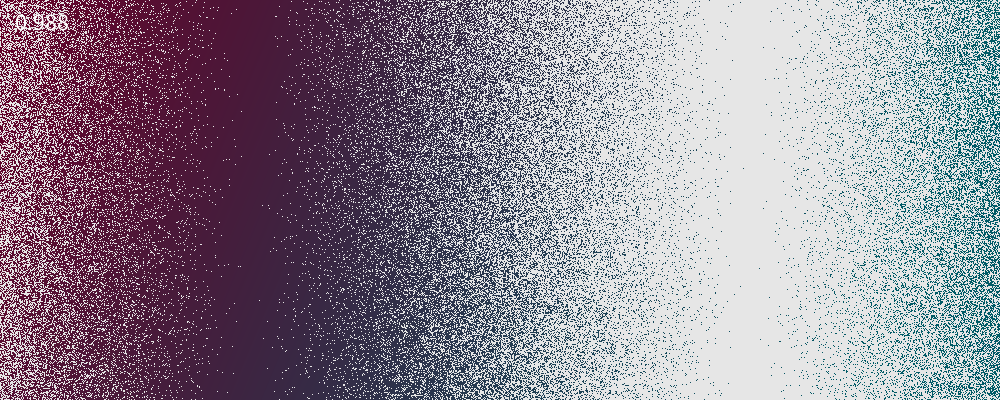
Frame 1 (no input)
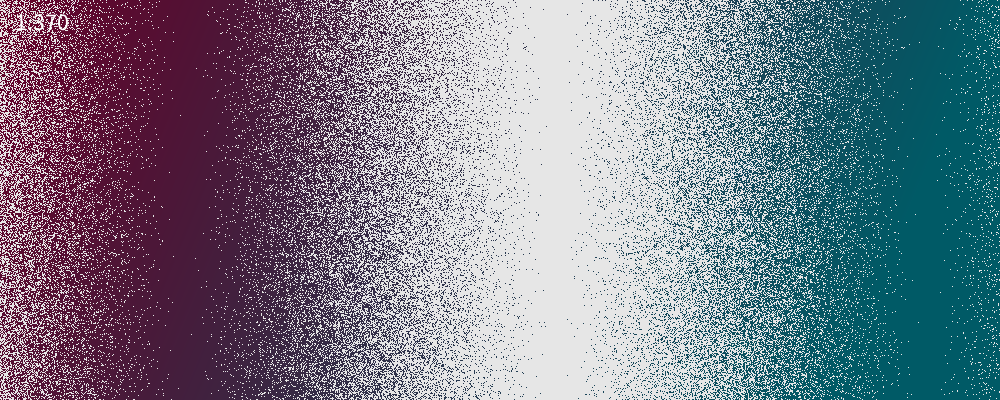
Frame 60 (the mouse pressed at the canvas centre just before this capture)
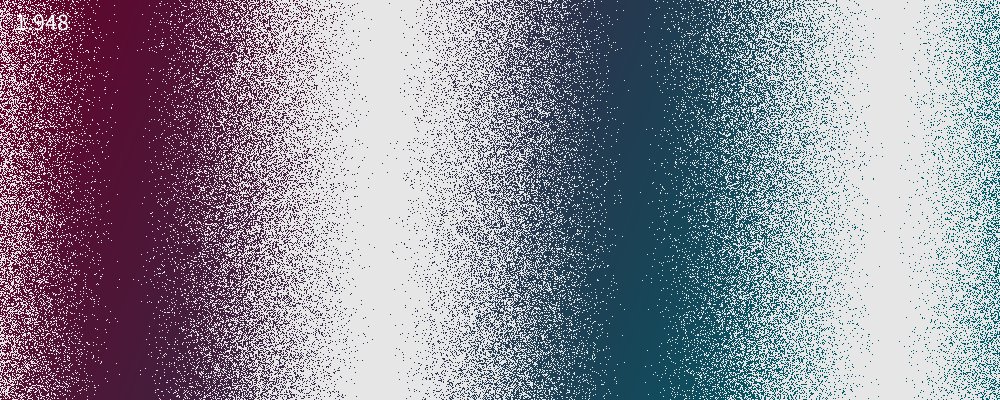
Frame 120 (the mouse held since frame 60 and released just before this capture)

The Processing sketch that drew these frames (run headless with seeded random() and noise(); from frame 60 on, the mouse is pressed at the canvas centre):

// Processing sketch: s010_sine_noise
// ── s010_sine_noise.pde
// made by alex
// iamalexbaker@gmail.com

PImage img;
color c1 = color(0,90,102);
color c2 = color(102,0,40);
color c3 = color(230,230,230);
float freq = 1.0;
float freq_mult = 1.0;
float f = freq;
void setup()
{
  /*println((c1>>16)&0xFF);r
  println((c1>>8)&0xFF);g
  println(c1&0xFF);b*/
  size(1000,400);
  textSize(24);
  freq_mult = TWO_PI/width;
  background(230);
  img = createImage(width,height,RGB);
}

void draw()
{
  background(c3);
  img.loadPixels();
  for(int i =0 ;i<img.pixels.length;i++)
  {
    if(random(2.0)-1<sin((i%img.width)*freq*freq_mult)){
      float xp = (float(i%img.width)/float(width))+((float(i)/float(width))/float(height*6));
      //println((i%img.width)+" "+width+" "+xp);
      img.pixels[i] = lerpColor(c2,c1,xp);
    }
    else{
      img.pixels[i] = c3;
    }
  }
  img.updatePixels();
  image(img,0,0);
  freq *= random(0.05)+0.98;
  text(freq,10,30);
}
